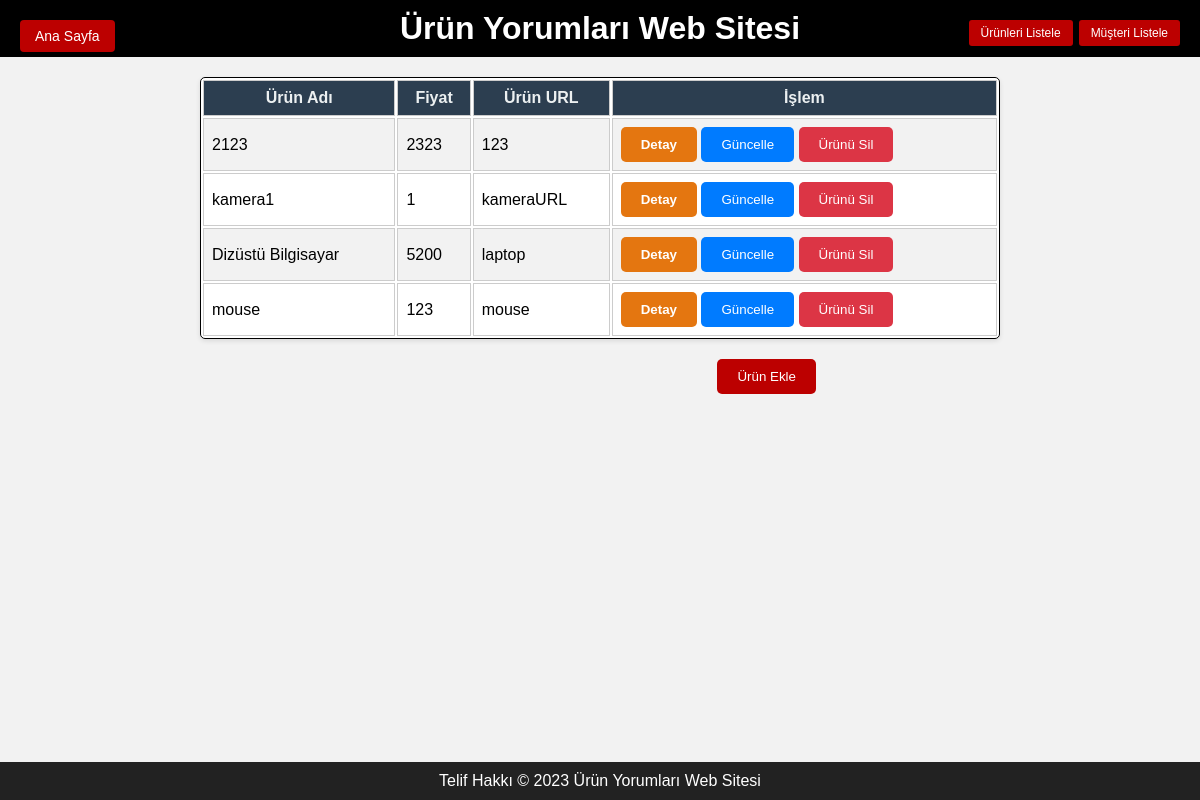
Screenshot of /getProduct with the database file from the repository.
### tables this page shows
CREATE TABLE product (
        productName TEXT PRIMARY KEY,
        productPrice INTEGER NOT NULL,
        productURL TEXT NOT NULL
    );

### app.py (the view)
@app.route('/getProduct',methods=['GET'])
def getProduct():
        try:
            with sqlite3.connect(db) as conn:
                cursor = conn.cursor()
                cursor.execute("SELECT * FROM product")
                data =cursor.fetchall()
                return render_template('products.html', data=data)
        except Exception as e:
            print(e)
            return e

### templates/products.html (shortened to what this page needs)
<!DOCTYPE html>
<html lang="en">
<head>
	<link rel="stylesheet" href="{{ url_for('static', filename='css/styles.css') }}">
</head>
<body>
	<header>
        <h1>Ürün Yorumları Web Sitesi</h1>
        <button id="home-button">Ana Sayfa</button><br/>
        <section class="search-section">
            <div class="sidebar">
                <button id="list_products_button">Ürünleri Listele</button>
                <button id="list_customers_button">Müşteri Listele</button>
            </div>
        </section>
    </header>
     <div style="position: relative;">
     <table class="customer-table" style="width: 100%; margin-bottom: 20px;">
			<tr>
			<th>Ürün Adı</th>
			<th>Fiyat</th>
			<th>Ürün URL</th>
			<th>İşlem</th>
			</tr>
			{%for product in data%}
			<tr>
				<td>{{product[0]}}</td>
				<td>{{product[1]}}</td>
				<td>{{product[2]}}</td>
				<td>
                    <button class="detailButton" id="detailButton" >Detay</button>
					<button class="updateButton" id="updateButton" >Güncelle</button>
					<button class="deleteButton" id="deleteButton" >Ürünü Sil</button>
				</td>
				</tr>
			{%endfor%}
		</table>
        <button id="addProductButton" style="position: absolute; top: 50; right: 32% ; background-color: #bc0000; color: #fff; border: none; padding: 10px 20px; border-radius: 5px; cursor: pointer;">Ürün Ekle</button>
    </div>
    <footer>
			Telif Hakkı © 2023 Ürün Yorumları Web Sitesi
		</footer>
</body>
</html>

### static/css/styles.css (style rules this page uses)
body { font-family: Arial, sans-serif; margin: 0; padding: 0; background-color: #f2f2f2; background-size: cover; background-repeat: no-repeat; background-attachment: fixed; background-position: center; color: #000000; }
header, footer { background-color: #000000; text-align: center; padding: 10px 0; color: #ffffff; }
.search-section { margin-bottom: 20px; display: flex; align-items: center; }
#home-button { position: absolute; top: 20px; left: 20px; padding: 8px 15px; background-color: #bc0000; border: none; border-radius: 4px; color: white; font-size: 14px; cursor: pointer; transition: background-color 0.3s ease; }
header { display: flex; justify-content: center; align-items: center; text-align: center; padding: 10px 0; background-color: #000000; }
header h1 { text-align: center; margin: 0; }

### templates/products.html (style rules this page uses)
table, th, td { border:1px solid black; }
footer { position: fixed; bottom: 0; width: 100%; background-color: #222; text-align: center; padding: 10px 0; color: white; margin-top: 20px; }
.sidebar { position: fixed; top: 20px; right: 20px; display: flex; flex-direction: row; align-items: center; justify-content: flex-end; }
.sidebar button { background-color:#bc0000; border: none; color: #ffffff; padding: 6px 12px; font-size: 12px; border-radius: 3px; margin-left: 6px; cursor: pointer; transition: background-color 0.3s ease-in-out, transform 0.2s ease-in-out; box-shadow: 0px 2px 4px rgba(0, 0, 0, 0.1); }
.customer-table { width: 100%; max-width: 800px; margin: 20px auto; background-color: #fff; border-radius: 5px; box-shadow: 0 2px 5px rgba(0, 0, 0, 0.1); }
.customer-table th, .customer-table td { padding: 8px; border: 1px solid #ccc; }
.customer-table th { background-color: #2c3e50; color: #ecf0f1; }
.customer-table tbody tr:nth-child(even) { background-color: #f2f2f2; }
button#updateButton { padding: 10px 20px; background-color: #007bff; color: #fff; border: none; border-radius: 5px; cursor: pointer; transition: background-color 0.3s ease; }
button#deleteButton { padding: 10px 20px; background-color: #dc3545; color: #fff; border: none; border-radius: 5px; cursor: pointer; transition: background-color 0.3s ease; }
button#detailButton { display: inline-block; padding: 10px 20px; background-color: #e47610; color: rgb(255, 255, 255); text-decoration: none; border: none; border-radius: 5px; transition: background-color 0.3s ease; font-weight: bold; cursor: pointer; }

### rows the page displays
product: productName "2123", productPrice "2323", productURL "123"
product: productName "kamera1", productPrice "1", productURL "kameraURL"
product: productName "Dizüstü Bilgisayar", productPrice "5200", productURL "laptop"
product: productName "mouse", productPrice "123", productURL "mouse"
